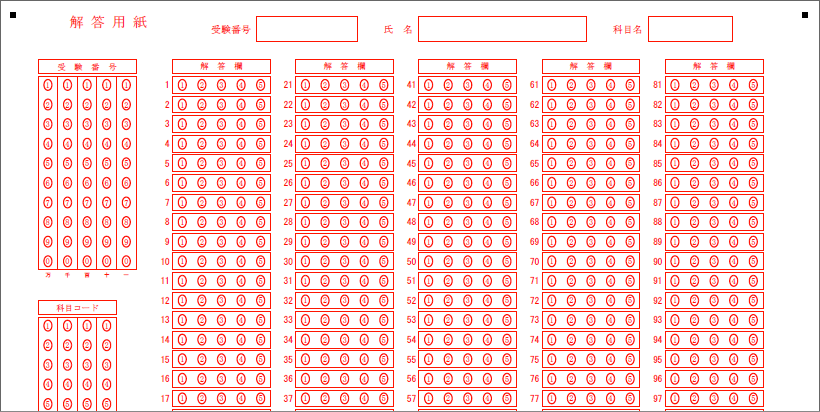
#> input picture fitdelta/test2.png, 820 x 412 px; the run also reads 1 picture not shown here
$ python fittingtest2.py
#> lines starting #> are read from the running program, lines starting #| are printed output that depends on the picture; after the words box and inside, x2 and y2 are one past the last pixel; in counts of white or black regions, pixels touching at a corner belong together
import cv2
import math
import numpy as np

def main():
    img = cv2.imread('fitdelta/test2.png', cv2.IMREAD_COLOR)
#> img is the input picture: shape (412, 820, 3); mean B, G, R 217.8, 219.7, 253.9

    hsv_image = cv2.cvtColor(img, cv2.COLOR_BGR2HSV)
#> hsv_image: shape (412, 820, 3); mean H, S, V 5.1, 37, 253.9

    # 黒no閾値
    threshold = 50

    # 白塗り
    mask = hsv_image[:, :, 2] > threshold
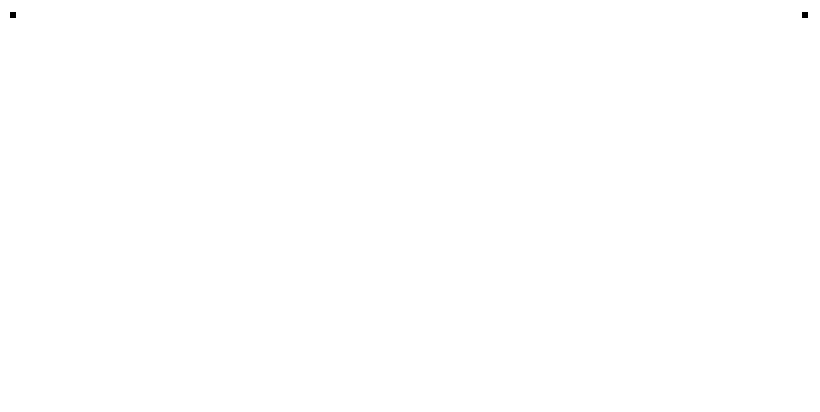
#> mask: shape (412, 820) bool; 100% white; 2 black regions, box (x1, y1, x2, y2) and area: (10, 12, 16, 18) 36, (802, 12, 808, 18) 36
    img[mask] = [255, 255, 255]

    # グレースケール化
    gray1 = cv2.bitwise_and(img[:,:,0], img[:,:,1])
    gray1 = cv2.bitwise_and(gray1, img[:,:,2])

    # 二値化
    threshold_value = 10  # しきい値を指定
    _, binimg = cv2.threshold(gray1, threshold_value, 255, cv2.THRESH_BINARY)
    binimg = cv2.bitwise_not(binimg)

    # 楕円検出とラベリング
    ellipses1 = detect_and_label_ellipses(cv2.imread('fitdelta/test1.png'))
#> in detect_and_label_ellipses, `gray = cv2.cvtColor(image, cv2.COLOR_BGR2GRAY)`:
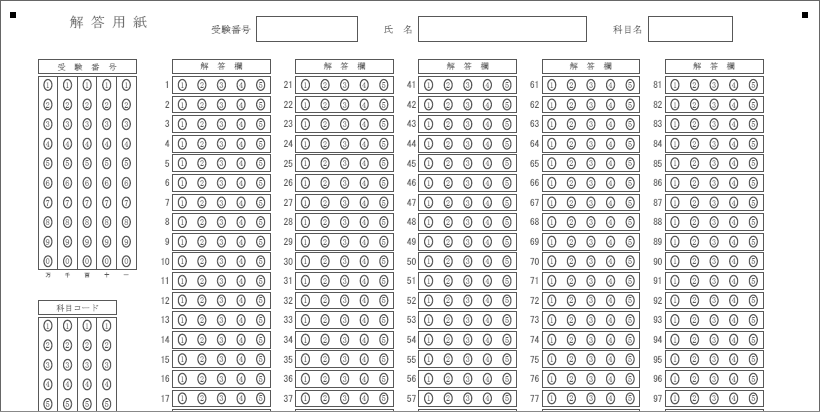
#> gray: shape (412, 820); min 0, max 255, mean 229.7
#> in detect_and_label_ellipses, `edges = cv2.Canny(gray, 50, 150)`:
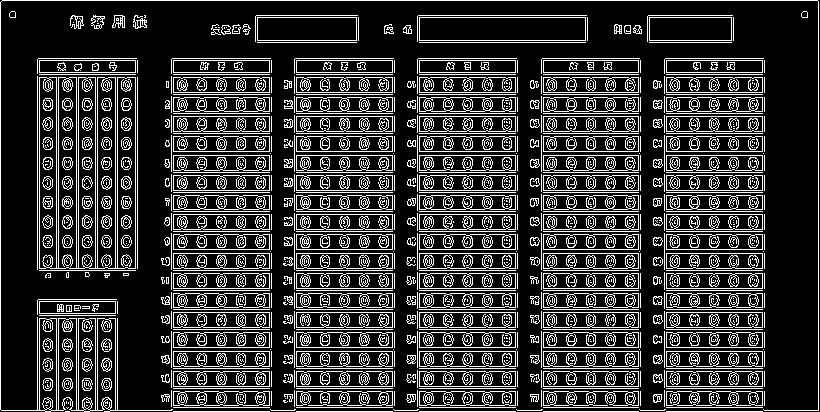
#> edges: shape (412, 820); 20.9% white in thin lines or dots
#> in detect_and_label_ellipses, `contours, _ = cv2.findContours(edges, cv2.RETR_EXTERNAL, cv2.CHAIN_APP..`: contours = 539 contours, 377 with area under 20; largest, box (x1, y1, x2, y2) and area: (39, 77, 136, 269) 16783, (0, 0, 819, 412) 6335, (419, 17, 586, 41) 3818, (257, 17, 357, 41) 2277, (649, 17, 732, 41) 1886
#> the loop in detect_and_label_ellipses, `for contour in contours:` made 539 passes
#> ellipse on passes 7, 8, 9, 10, 20, 25, 27, 29, 30, 31, 32, 33: ((653.6, 409.5), (0, 1), 0), ((530.6, 409.5), (0, 1), 0), ((407, 409.5), (0, 1), 0), ((284, 409.5), (0, 1), 0), ((284.9, 401), (2.15, 4.28), 100.6), ((590.5, 397.8), (5.69, 8.78), 1.28), ((324.3, 398.1), (3.24, 6.09), 128.2), ((656.8, 397.4), (8.63, 10.93), 61.11), ((534.1, 396.5), (7.73, 10.12), 174.7), ((410.8, 396.9), (9.27, 10.79), 25.31), ((288.1, 396.8), (8.03, 8.27), 91.12), ((164.9, 397.6), (7.37, 8.04), 59.26)
#> contour on passes 1 to 6: [[666, 411], [762, 411]], [[543, 411], [638, 411]], [[419, 411], [515, 411]], [[296, 411], [392, 411]], [[173, 411], [269, 411]], [[65, 411], [69, 411]]
#> after the loop in detect_and_label_ellipses, `for contour in contours:`: ellipses = 224 items
#> ellipses1 = 224 items
    ellipses2 = detect_and_label_ellipses(img)
#> in detect_and_label_ellipses (call 2), `edges = cv2.Canny(gray, 50, 150)`: edges: shape (412, 820); 0.01% white in thin lines or dots, all inside (x1, y1, x2, y2) = (9, 11, 808, 18)
#> in detect_and_label_ellipses (call 2), `contours, _ = cv2.findContours(edges, cv2.RETR_EXTERNAL, cv2.CHAIN_APP..`: contours = 2 contours; box (x1, y1, x2, y2) and area: (801, 11, 808, 18) 33, (9, 11, 16, 18) 33
#> the loop in detect_and_label_ellipses (call 2), `for contour in contours:` made 2 passes
#> ellipse on passes 1 to 2: ((804.4, 14.38), (7.28, 7.37), 135), ((12.38, 14.38), (7.28, 7.37), 135)
#> ellipses2 = [((804.4, 14.38), (7.28, 7.37), 135), ((12.38, 14.38), (7.28, 7.37), 135)]

    # マッチしない楕円をリストする
    unmatched_ellipses = match_ellipses(ellipses1, ellipses2)
#> in match_ellipses, `unmatched_ellipses = [ellipse for ellipse in ellipses1 if ellipse not ..`: unmatched_ellipses = 222 items
#> unmatched_ellipses = 222 items

    # 楕円の最大サイズを設定
    max_size = 100

    # マッチしない楕円を表示
    for ellipse in unmatched_ellipses:
        (x, y), (MA, ma), angle = ellipse
        if 0 < MA < max_size and 0 < ma < max_size:  # 楕円のサイズが有効かどうかをチェック
            cv2.ellipse(img, ellipse, (0, 0, 255), 2)
#> this loop made 222 passes
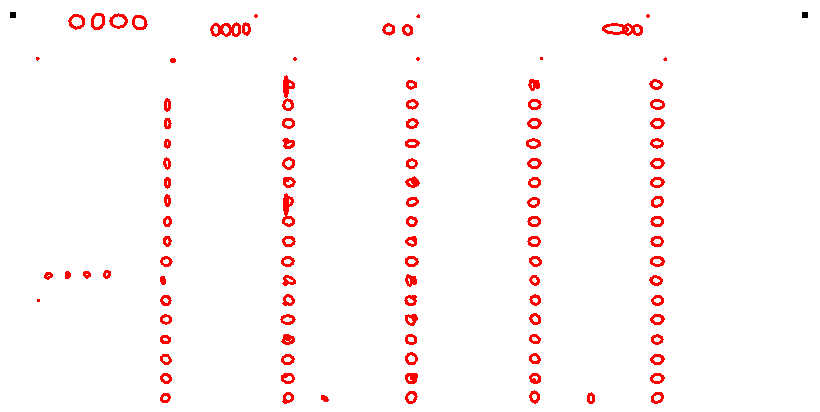
#> img: shape (412, 820, 3); mean B, G, R 248.1, 248.1, 254.9

    # 結果の画像を表示
    cv2.imshow('Unmatched Ellipses', img)
    cv2.waitKey(0)
    cv2.destroyAllWindows()

def detect_and_label_ellipses(image):
    # グレースケール画像に変換
    gray = cv2.cvtColor(image, cv2.COLOR_BGR2GRAY)

    # Cannyエッジ検出を適用
    edges = cv2.Canny(gray, 50, 150)

    # 輪郭を検出
    contours, _ = cv2.findContours(edges, cv2.RETR_EXTERNAL, cv2.CHAIN_APPROX_SIMPLE)

    # 検出された楕円のバウンディングボックスを取得
    ellipses = []
    for contour in contours:
        if len(contour) >= 5: # 楕円フィッティングには少なくとも5つの点が必要
            ellipse = cv2.fitEllipse(contour)
            ellipses.append(ellipse)

    return ellipses

def match_ellipses(ellipses1, ellipses2):
    # マッチしない楕円をリストする
    unmatched_ellipses = [ellipse for ellipse in ellipses1 if ellipse not in ellipses2]
    return unmatched_ellipses

if __name__ == "__main__":
    main()
